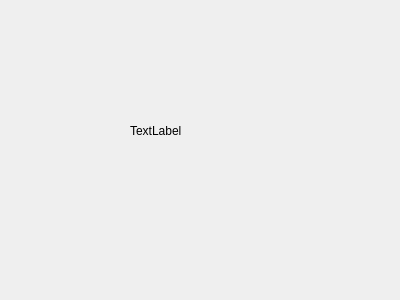
<?xml version="1.0" encoding="UTF-8"?>
<ui version="4.0">
 <class>Widget</class>
 <widget class="QWidget" name="Widget">
  <property name="geometry">
   <rect>
    <x>0</x>
    <y>0</y>
    <width>400</width>
    <height>300</height>
   </rect>
  </property>
  <property name="windowTitle">
   <string>Widget</string>
  </property>
  <widget class="QLabel" name="label">
   <property name="geometry">
    <rect>
     <x>130</x>
     <y>100</y>
     <width>151</width>
     <height>61</height>
    </rect>
   </property>
   <property name="text">
    <string>TextLabel</string>
   </property>
  </widget>
 </widget>
 <layoutdefault spacing="6" margin="11"/>
 <resources/>
 <connections/>
</ui>
